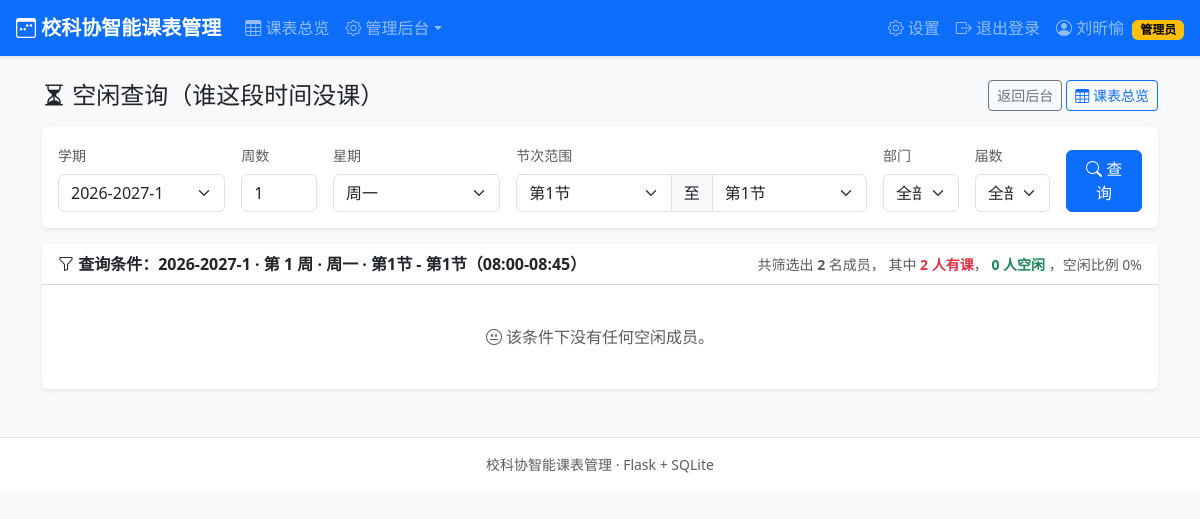
/admin/free (signed in), run on an earlier commit of the app's database.
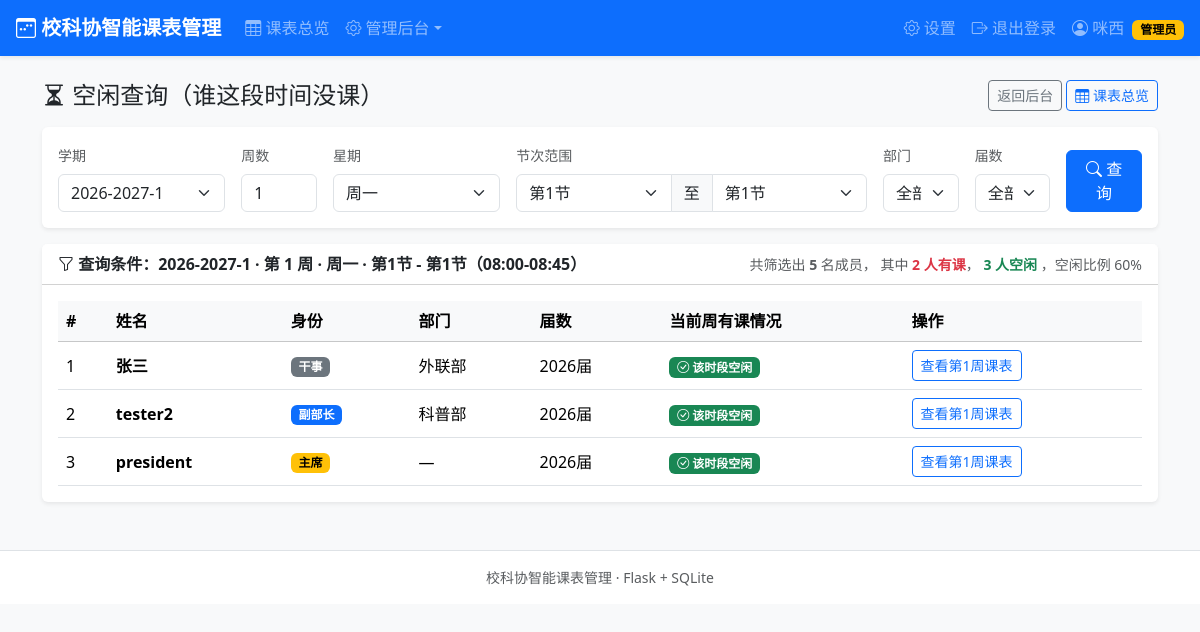
And on a later commit of the database.
### tables this page shows
CREATE TABLE users (
        id            INTEGER PRIMARY KEY AUTOINCREMENT,
        student_id    TEXT NOT NULL UNIQUE,
        password_hash TEXT NOT NULL,
        name          TEXT NOT NULL,
        identity      TEXT NOT NULL,               -- 主席/部长/干事
        department    TEXT,                        -- 主席可以为空
        cohort        INTEGER NOT NULL,            -- 届数，如 2026
        role          TEXT NOT NULL DEFAULT 'member',  -- admin/member
        created_at    TEXT NOT NULL
    , major TEXT NOT NULL DEFAULT '');

CREATE TABLE semesters (
        id          INTEGER PRIMARY KEY AUTOINCREMENT,
        name        TEXT NOT NULL UNIQUE,          -- 如 2026-2027-1
        start_date  TEXT NOT NULL,                 -- YYYY-MM-DD(周一)
        total_weeks INTEGER NOT NULL,
        is_active   INTEGER NOT NULL DEFAULT 0,
        created_at  TEXT NOT NULL
    );

### app.py (the view, shortened to what this page needs)
@app.route("/admin/free", methods=["GET"])
@admin_required
def admin_free():
    semester = resolve_semester(request.args.get("semester_id", type=int))
    week = request.args.get("week", type=int) or current_week(semester)
    day = request.args.get("day", type=int) or 1
    dep_filter = request.args.get("department", "all")
    cohort_filter = request.args.get("cohort", type=int) or 0
    result = None
    query_meta = None
    if semester:
        if week < 1:
            week = 1
        week = min(week, semester["total_weeks"])
        where = "1=1"
        args = []
        if dep_filter != "all":
            if dep_filter == "无部门":
                where += " AND department IS NULL"
            else:
                where += " AND department=?"
                args.append(dep_filter)
        if cohort_filter:
            where += " AND cohort=?"
            args.append(cohort_filter)
        users = query(f"SELECT * FROM users WHERE {where} ORDER BY department IS NULL, department, cohort DESC, name", args)
        busy = set()
        if day <= 5:
            s_period = request.args.get("start_period", type=int) or 1
            e_period = request.args.get("end_period", type=int) or s_period
            s_period = max(1, min(12, s_period))
            e_period = max(s_period, min(12, e_period))
            for u in users:
                rows = query("SELECT * FROM courses WHERE user_id=? AND semester_id=? AND day=? AND start_period IS NOT NULL",
                             (u["id"], semester["id"], day))
                for c in rows:
                    if (course_in_week(c, week)
                            and c["start_period"] <= e_period and c["end_period"] >= s_period):
                        busy.add(u["id"])
                        break
            query_meta = f"{WEEK_NAMES[day]} · 第{s_period}节 - 第{e_period}节" + (
                f"（{PERIOD_TIMES[s_period][0]}-{PERIOD_TIMES[e_period][1]}）" if s_period == e_period else "")
            time_args = dict(start_period=s_period, end_period=e_period)
        free_users = [u for u in users if u["id"] not in busy]
        result = dict(free=free_users, busy=busy, total=len(users))
    else:
        time_args = {}
    semesters = query("SELECT * FROM semesters ORDER BY id DESC")
    all_cohorts = [r["cohort"] for r in query("SELECT DISTINCT cohort FROM users ORDER BY cohort DESC")]
    return render_template(
        "admin/free.html",
        semesters=semesters, semester=semester, week=week,
        day=day, dep_filter=dep_filter, cohort_filter=cohort_filter,
        result=result, query_meta=query_meta,
        departments=DEPARTMENTS + ["无部门"],
        all_cohorts=all_cohorts,
        WEEK_NAMES=WEEK_NAMES, WEEKEND_SLOTS=WEEKEND_SLOTS,
        PERIOD_TIMES=PERIOD_TIMES,
        time_args=time_args,
    )

### app.py (called while the page is built)
def get_db():
    if "db" not in g:
        conn = sqlite3.connect(DB_PATH)
        conn.row_factory = sqlite3.Row
        conn.execute("PRAGMA foreign_keys = ON")
        g.db = conn
    return g.db

def query(sql, args=()):
    return get_db().execute(sql, args).fetchall()

def query_one(sql, args=()):
    return get_db().execute(sql, args).fetchone()

def login_required(view):
    @wraps(view)
    def wrapped(*args, **kwargs):
        if session.get("user_id") is None:
            flash("请先登录", "warning")
            return redirect(url_for("login", next=request.full_path if request.query_string else url_for("index")))
        return view(*args, **kwargs)
    return wrapped

def admin_required(view):
    @wraps(view)
    @login_required
    def wrapped(*args, **kwargs):
        user = get_current_user()
        if user is None or user["role"] != "admin":
            flash("需要管理员权限", "danger")
            return redirect(url_for("index"))
        return view(*args, **kwargs)
    return wrapped

def get_current_user():
    uid = session.get("user_id")
    if uid is None:
        return None
    return query_one("SELECT * FROM users WHERE id = ?", (uid,))

def parse_date(s):
    try:
        return datetime.strptime(s, "%Y-%m-%d").date()
    except (ValueError, TypeError):
        return None

def current_week(semester, on=None):
    if not semester:
        return 1
    total = semester["total_weeks"]
    start = parse_date(semester["start_date"])
    if start is None:
        return 1
    today = on or date.today()
    if today < start:
        return 1
    week = (today - start).days // 7 + 1
    return max(1, min(total, week))

def active_semester():
    s = query_one("SELECT * FROM semesters WHERE is_active = 1 ORDER BY id DESC LIMIT 1")
    if s is None:
        s = query_one("SELECT * FROM semesters ORDER BY id LIMIT 1")
    return s

def resolve_semester(sid):
    if sid:
        return query_one("SELECT * FROM semesters WHERE id = ?", (sid,))
    return active_semester()

def course_in_week(c, week):
    if not (c["start_week"] <= week <= c["end_week"]):
        return False
    if c["week_type"] == "odd":
        return week % 2 == 1
    if c["week_type"] == "even":
        return week % 2 == 0
    return True

### templates/admin/free.html (shortened to what this page needs)
{% extends "base.html" %}
{% block content %}
<div class="d-flex justify-content-between align-items-center mb-3">
  <h4 class="mb-0"><i class="bi bi-hourglass-split"></i> 空闲查询（谁这段时间没课）</h4>
  <div>
    <a class="btn btn-sm btn-outline-secondary" href="{{ url_for('admin_index') }}">返回后台</a>
    <a class="btn btn-sm btn-outline-primary" href="{{ url_for('schedule') }}"><i class="bi bi-table"></i> 课表总览</a>
  </div>
</div>
<div class="card shadow-sm mb-3">
  <div class="card-body">
    <form method="get" action="{{ url_for('admin_free') }}" id="freeForm" class="row g-3 align-items-end">
      <div class="col-lg-2 col-md-4">
        <label class="form-label small text-muted">学期</label>
        <select class="form-select" name="semester_id" id="freeSemester">
          {% for s in semesters %}
          <option value="{{ s.id }}" {% if semester and s.id == semester.id %}selected{% endif %}>{{ s.name }}</option>
          {% endfor %}
        </select>
      </div>
      <div class="col-lg-1 col-md-2">
        <label class="form-label small text-muted">周数</label>
        <input class="form-control" type="number" name="week" value="{{ week }}" min="1" max="{{ semester.total_weeks if semester else 30 }}">
      </div>
      <div class="col-lg-2 col-md-3">
        <label class="form-label small text-muted">星期</label>
        <select class="form-select" name="day" id="freeDay">
          {% for d in range(1, 8) %}
          <option value="{{ d }}" {% if day == d %}selected{% endif %}>{{ WEEK_NAMES[d] }}</option>
          {% endfor %}
        </select>
      </div>
      <div class="col-lg-4 col-md-6" id="freePeriodBox" {% if day >= 6 %}style="display:none"{% endif %}>
        <label class="form-label small text-muted">节次范围</label>
        <div class="input-group">
          <select class="form-select" name="start_period" id="freeStart">
            {% for p in range(1, 13) %}<option value="{{ p }}" {% if time_args.get('start_period') == p %}selected{% endif %}>
              第{{ p }}节</option>{% endfor %}
          </select>
          <span class="input-group-text">至</span>
          <select class="form-select" name="end_period" id="freeEnd">
            {% for p in range(1, 13) %}<option value="{{ p }}" {% if time_args.get('end_period') == p %}selected{% endif %}>
              第{{ p }}节</option>{% endfor %}
          </select>
        </div>
      </div>
      <div class="col-lg-1 col-md-3">
        <label class="form-label small text-muted">部门</label>
        <select class="form-select" name="department">
          <option value="all" {% if dep_filter == 'all' %}selected{% endif %}>全部</option>
        </select>
      </div>
      <div class="col-lg-1 col-md-3">
        <label class="form-label small text-muted">届数</label>
        <select class="form-select" name="cohort">
          <option value="0" {% if not cohort_filter %}selected{% endif %}>全部</option>
        </select>
      </div>
      <div class="col-lg-1 col-md-2">
        <button class="btn btn-primary w-100" type="submit"><i class="bi bi-search"></i> 查询</button>
      </div>
    </form>
  </div>
</div>
{% if not semester %}
<div class="alert alert-warning"><i class="bi bi-exclamation-triangle"></i> 请先在“学期管理”中创建并激活学期。</div>
{% elif result is none %}
<div class="card shadow-sm"><div class="card-body text-center text-muted py-5">
  <i class="bi bi-search" style="font-size:2.5rem"></i>
</div></div>
{% else %}
<div class="card shadow-sm">
  <div class="card-header bg-white d-flex flex-wrap align-items-center gap-2">
    <strong><i class="bi bi-funnel"></i> 查询条件：{{ semester.name }} · 第 {{ week }} 周 · {{ query_meta }}</strong>
    <span class="ms-auto text-muted small">
      共筛选出 <strong>{{ result.total }}</strong> 名成员，
      其中<strong class="text-danger"> {{ result.busy|length }} 人有课</strong>，
      <strong class="text-success">{{ result.free|length }} 人空闲</strong>
      {% if result.total and result.busy|length %}
      ，空闲比例 {{ (result.free|length * 100 // result.total) }}%
      {% endif %}
    </span>
  </div>
  <div class="card-body">
    {% if result.free %}
    <div class="table-responsive">
      <table class="table table-hover align-middle mb-0">
        <thead class="table-light">
          <tr><th>#</th><th>姓名</th><th>身份</th><th>部门</th><th>届数</th><th>当前周有课情况</th><th>操作</th></tr>
        </thead>
        <tbody>
          {% for u in result.free %}
          <tr>
            <td>{{ loop.index }}</td>
            <td class="fw-bold">{{ u.name }}</td>
            <td>
              {% if u.identity == '主席' %}<span class="badge text-bg-warning">主席</span>
              {% elif u.identity == '部长' %}<span class="badge text-bg-info">部长</span>
              {% elif u.identity == '副部长' %}<span class="badge text-bg-primary">副部长</span>
              {% else %}<span class="badge text-bg-secondary">干事</span>{% endif %}
            </td>
            <td>{{ u.department or '—' }}</td>
            <td>{{ u.cohort }}届</td>
            <td><span class="badge text-bg-success"><i class="bi bi-check-circle"></i> 该时段空闲</span></td>
            <td>
              <a class="btn btn-sm btn-outline-primary" target="_blank"
                 href="{{ url_for('schedule', semester_id=semester.id, week=week, user=u.id) }}">
                查看第{{ week }}周课表
              </a>
            </td>
          </tr>
          {% endfor %}
        </tbody>
      </table>
    </div>
    {% else %}
    <div class="text-center text-muted py-4"><i class="bi bi-emoji-neutral"></i> 该条件下没有任何空闲成员。</div>
    {% endif %}
  </div>
</div>
{% endif %}
{% endblock %}

### templates/base.html (shortened to what this page needs)
<!DOCTYPE html>
<html lang="zh-CN">
<head>
  <link href="https://cdn.jsdelivr.net/npm/bootstrap@5.3.3/dist/css/bootstrap.min.css" rel="stylesheet">
  <link href="https://cdn.jsdelivr.net/npm/bootstrap-icons@1.11.3/font/bootstrap-icons.min.css" rel="stylesheet">
  <link href="{{ url_for('static', filename='style.css') }}" rel="stylesheet">
</head>
<body class="bg-light">
{% if session.get('user_id') %}
<nav class="navbar navbar-expand-lg navbar-dark bg-primary shadow-sm sticky-top">
  <div class="container-fluid px-3">
    <a class="navbar-brand fw-bold" href="{{ url_for('schedule') }}">
      <i class="bi bi-calendar3-week"></i> 校科协智能课表管理
    </a>
    <div class="collapse navbar-collapse" id="navMain">
      <ul class="navbar-nav me-auto">
        <li class="nav-item"><a class="nav-link" href="{{ url_for('schedule') }}"><i class="bi bi-table"></i> 课表总览</a></li>
        {% if session.get('role') == 'admin' %}
        <li class="nav-item dropdown">
          <a class="nav-link dropdown-toggle" href="#" role="button" data-bs-toggle="dropdown"><i class="bi bi-gear"></i> 管理后台</a>
        </li>
        {% endif %}
      </ul>
      <ul class="navbar-nav">
        <li class="nav-item"><a class="nav-link" href="{{ url_for('settings') }}"><i class="bi bi-gear"></i> 设置</a></li>
        <li class="nav-item">
          <a class="nav-link" href="{{ url_for('logout') }}"><i class="bi bi-box-arrow-right"></i> 退出登录</a>
        </li>
      </ul>
      <span class="navbar-text ms-2">
        <i class="bi bi-person-circle"></i> {{ session.get('name') }}
        {% if session.get('role') == 'admin' %}<span class="badge text-bg-warning ms-1">管理员</span>{% endif %}
      </span>
    </div>
  </div>
</nav>
{% endif %}
<main class="container py-4">
  {% block content %}{% endblock %}
</main>
<footer class="text-center text-muted small py-3 border-top bg-white mt-4">
  校科协智能课表管理 · Flask + SQLite
</footer>
</body>
</html>

### static/style.css (style rules this page uses)
body { background: #f4f6f9; }
.card { border: 0; }
.badge { vertical-align: middle; }

What changed in the data, as far as the page shows it:
no longer on this page (row edited): users: get "刘昕愉"
added users: name "张三", identity "干事", department "外联部", cohort "2026", week "1"
added users: name "tester2", identity "副部长", department "科普部", cohort "2026", week "1"
added users: name "president", identity "主席", department "—", cohort "2026", week "1"
Also different on the page:
{{ session.get('name') }}: (not shown) → "咪西"
{{ result.total }}: "2" → "5"
{{ result.free|length }}: "0" → "3"
{{ (result.free|length * 100 // result.total) }}: "0" → "60"
text no longer shown: "该条件下没有任何空闲成员。"
text now shown: "# 姓名 身份 部门 届数 当前周有课情况 操作"
